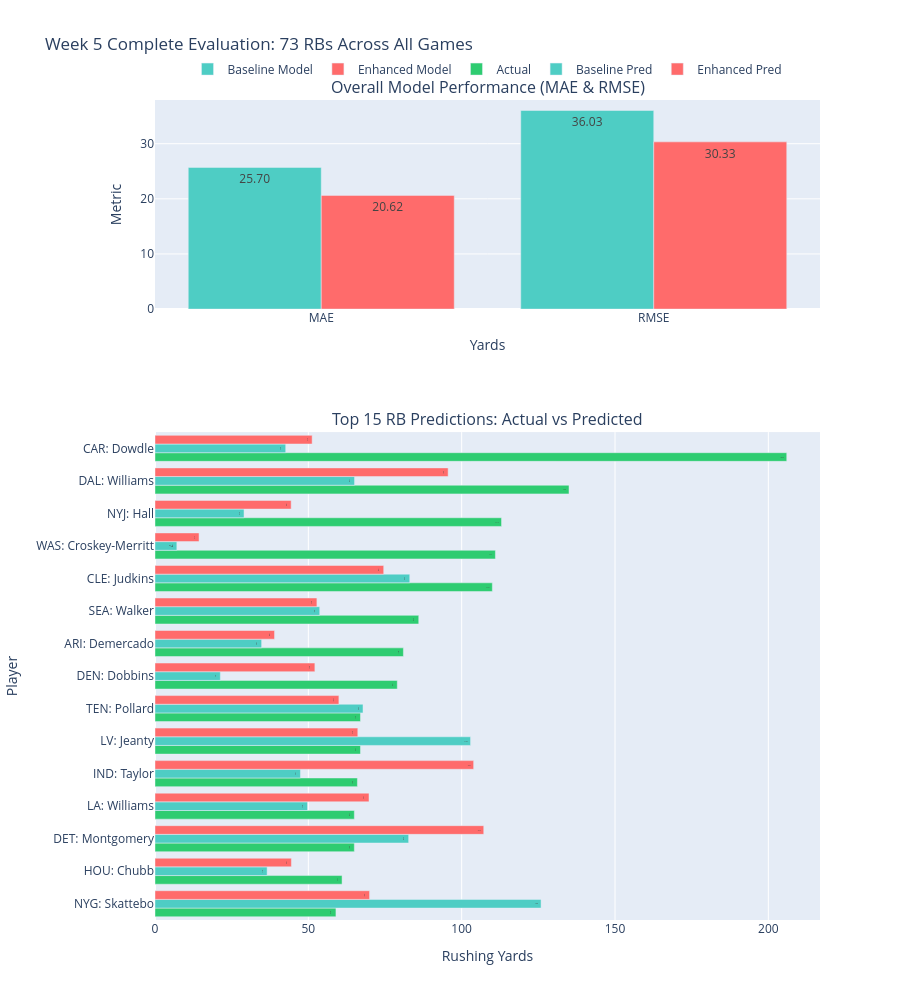

Source (notebook cell):
### Code cell
# Create comprehensive visualization of Week 5 performance
import plotly.graph_objects as go
from plotly.subplots import make_subplots

# Create figure with 2 rows
fig = make_subplots(
    rows=2,
    cols=1,
    subplot_titles=(
        "Overall Model Performance (MAE & RMSE)",
        "Top 15 RB Predictions: Actual vs Predicted",
    ),
    specs=[[{"type": "bar"}], [{"type": "bar"}]],
    vertical_spacing=0.15,
    row_heights=[0.3, 0.7],
)

# Subplot 1: Overall MAE and RMSE comparison
metrics = ["MAE", "RMSE"]
baseline_values = [baseline_mae, baseline_rmse]
enhanced_values = [enhanced_mae, enhanced_rmse]

fig.add_trace(
    go.Bar(
        x=metrics,
        y=baseline_values,
        name="Baseline Model",
        marker_color="#4ECDC4",
        text=[f"{v:.2f}" for v in baseline_values],
        textposition="auto",
    ),
    row=1,
    col=1,
)

fig.add_trace(
    go.Bar(
        x=metrics,
        y=enhanced_values,
        name="Enhanced Model",
        marker_color="#FF6B6B",
        text=[f"{v:.2f}" for v in enhanced_values],
        textposition="auto",
    ),
    row=1,
    col=1,
)

# Subplot 2: Top 15 RBs by actual rushing yards
top_15_rbs = week_5_evaluation.nlargest(15, "rushing_yards").copy()
top_15_rbs["player_label"] = top_15_rbs.apply(
    lambda x: f"{x['team']}: {x['player_name'].split('.')[-1]}", axis=1
)

# Sort by rushing yards descending for better visualization
top_15_rbs = top_15_rbs.sort_values("rushing_yards", ascending=True)

fig.add_trace(
    go.Bar(
        y=top_15_rbs["player_label"],
        x=top_15_rbs["rushing_yards"],
        name="Actual",
        marker_color="#2ECC71",
        orientation="h",
        text=top_15_rbs["rushing_yards"],
        textposition="auto",
    ),
    row=2,
    col=1,
)

fig.add_trace(
    go.Bar(
        y=top_15_rbs["player_label"],
        x=top_15_rbs["predicted_yards_baseline"],
        name="Baseline Pred",
        marker_color="#4ECDC4",
        orientation="h",
        text=[f"{v:.0f}" for v in top_15_rbs["predicted_yards_baseline"]],
        textposition="auto",
    ),
    row=2,
    col=1,
)

fig.add_trace(
    go.Bar(
        y=top_15_rbs["player_label"],
        x=top_15_rbs["predicted_yards_enhanced"],
        name="Enhanced Pred",
        marker_color="#FF6B6B",
        orientation="h",
        text=[f"{v:.0f}" for v in top_15_rbs["predicted_yards_enhanced"]],
        textposition="auto",
    ),
    row=2,
    col=1,
)

# Update layout
fig.update_xaxes(title_text="Yards", row=1, col=1)
fig.update_yaxes(title_text="Metric", row=1, col=1)
fig.update_xaxes(title_text="Rushing Yards", row=2, col=1)
fig.update_yaxes(title_text="Player", row=2, col=1)

fig.update_layout(
    title_text=f"Week 5 Complete Evaluation: {len(week_5_evaluation)} RBs Across All Games",
    height=1000,
    showlegend=True,
    barmode="group",
    legend=dict(orientation="h", yanchor="bottom", y=1.02, xanchor="center", x=0.5),
)

fig.show()

print(f"\nVisualization shows:")
print(f"  - Overall model performance metrics (MAE & RMSE)")
print(f"  - Top 15 RBs by actual rushing yards with baseline and enhanced predictions")
print(f"  - Green = Actual performance, Blue = Baseline model, Red = Enhanced model")

### Figure 1 — Plotly figure (JSON) as saved in the notebook; plotly's stock layout.template omitted (floating-point values rounded to 4 significant figures)
{"data": [{"marker": {"color": "#4ECDC4"}, "name": "Baseline Model", "text": ["25.70", "36.03"], "textposition": "auto", "type": "bar", "x": ["MAE", "RMSE"], "xaxis": "x", "y": [25.7, 36.03], "yaxis": "y"}, {"marker": {"color": "#FF6B6B"}, "name": "Enhanced Model", "text": ["20.62", "30.33"], "textposition": "auto", "type": "bar", "x": ["MAE", "RMSE"], "xaxis": "x", "y": [20.62, 30.33], "yaxis": "y"}, {"marker": {"color": "#2ECC71"}, "name": "Actual", "orientation": "h", "text": [59.0, 61.0, 65.0, 65.0, 66.0, 67.0, 67.0, 79.0, 81.0, 86.0, 110.0, 111.0, 113.0, 135.0, 206.0], "textposition": "auto", "type": "bar", "x": [59, 61, 65, 65, 66, 67, 67, 79, 81, 86, 110, 111, 113, 135, 206], "xaxis": "x2", "y": ["NYG: Skattebo", "HOU: Chubb", "DET: Montgomery", "LA: Williams", "IND: Taylor", "LV: Jeanty", "TEN: Pollard", "DEN: Dobbins", "ARI: Demercado", "SEA: Walker", "CLE: Judkins", "WAS: Croskey-Merritt", "NYJ: Hall", "DAL: Williams", "CAR: Dowdle"], "yaxis": "y2"}, {"marker": {"color": "#4ECDC4"}, "name": "Baseline Pred", "orientation": "h", "text": ["126", "37", "83", "50", "47", "103", "68", "21", "35", "54", "83", "7", "29", "65", "43"], "textposition": "auto", "type": "bar", "x": [125.9, 36.56, 82.71, 49.74, 47.42, 102.9, 67.83, 21.31, 34.77, 53.72, 83.07, 7.125, 29.03, 65.07, 42.62], "xaxis": "x2", "y": ["NYG: Skattebo", "HOU: Chubb", "DET: Montgomery", "LA: Williams", "IND: Taylor", "LV: Jeanty", "TEN: Pollard", "DEN: Dobbins", "ARI: Demercado", "SEA: Walker", "CLE: Judkins", "WAS: Croskey-Merritt", "NYJ: Hall", "DAL: Williams", "CAR: Dowdle"], "yaxis": "y2"}, {"marker": {"color": "#FF6B6B"}, "name": "Enhanced Pred", "orientation": "h", "text": ["70", "44", "107", "70", "104", "66", "60", "52", "39", "53", "75", "14", "44", "96", "51"], "textposition": "auto", "type": "bar", "x": [69.96, 44.48, 107.2, 69.78, 103.9, 66.13, 59.96, 52.13, 38.98, 52.79, 74.58, 14.37, 44.4, 95.59, 51.24], "xaxis": "x2", "y": ["NYG: Skattebo", "HOU: Chubb", "DET: Montgomery", "LA: Williams", "IND: Taylor", "LV: Jeanty", "TEN: Pollard", "DEN: Dobbins", "ARI: Demercado", "SEA: Walker", "CLE: Judkins", "WAS: Croskey-Merritt", "NYJ: Hall", "DAL: Williams", "CAR: Dowdle"], "yaxis": "y2"}], "layout": {"annotations": [{"font": {"size": 16}, "showarrow": false, "text": "Overall Model Performance (MAE & RMSE)", "x": 0.5, "xanchor": "center", "xref": "paper", "y": 1, "yanchor": "bottom", "yref": "paper"}, {"font": {"size": 16}, "showarrow": false, "text": "Top 15 RB Predictions: Actual vs Predicted", "x": 0.5, "xanchor": "center", "xref": "paper", "y": 0.595, "yanchor": "bottom", "yref": "paper"}], "barmode": "group", "height": 1000, "legend": {"orientation": "h", "x": 0.5, "xanchor": "center", "y": 1.02, "yanchor": "bottom"}, "showlegend": true, "title": {"text": "Week 5 Complete Evaluation: 73 RBs Across All Games"}, "xaxis": {"anchor": "y", "domain": [0, 1], "title": {"text": "Yards"}}, "xaxis2": {"anchor": "y2", "domain": [0, 1], "title": {"text": "Rushing Yards"}}, "yaxis": {"anchor": "x", "domain": [0.745, 1], "title": {"text": "Metric"}}, "yaxis2": {"anchor": "x2", "domain": [0, 0.595], "title": {"text": "Player"}}}}
